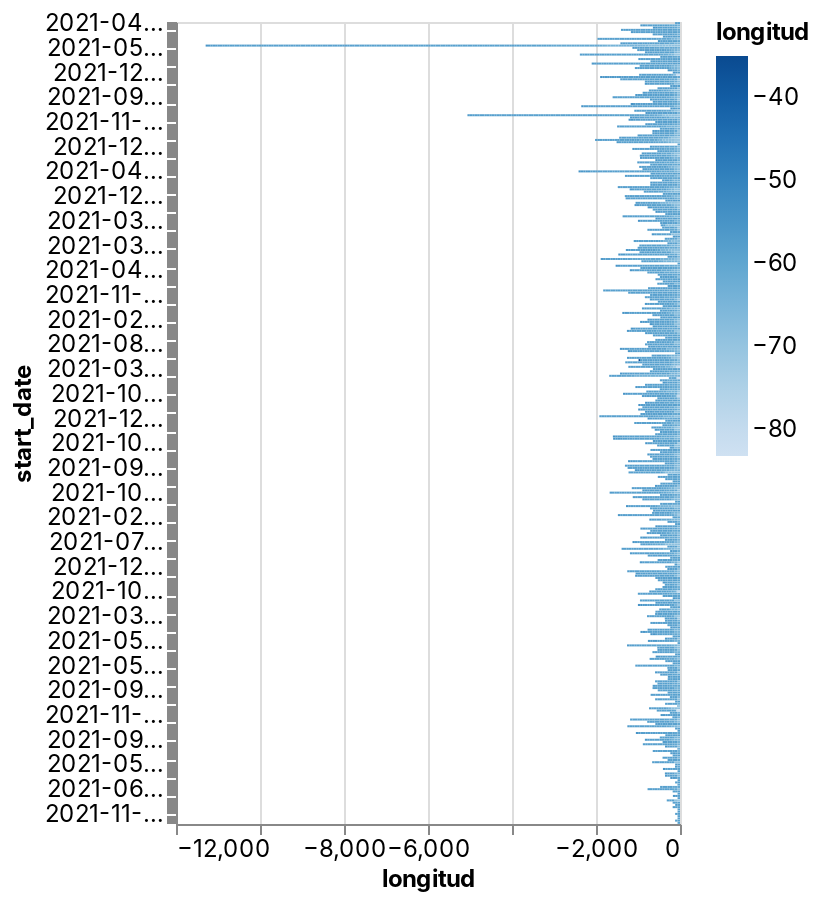

Notebook code for this chart:
### Code cell
_deepnote_run_altair(df, """{"$schema":"https://vega.github.io/schema/vega-lite/v4.json","mark":{"type":"bar","tooltip":true},"height":220,"autosize":{"type":"fit"},"data":{"name":"placeholder"},"encoding":{"x":{"field":"longitud","type":"quantitative","sort":null,"scale":{"type":"linear","zero":false}},"y":{"field":"start_date","type":"nominal","sort":null,"scale":{"type":"linear","zero":true}},"color":{"field":"longitud","type":"quantitative","sort":null,"scale":{"type":"linear","zero":false}}}}""")

### Figure 1 — Vega-Lite specification as saved in the notebook (floating-point values rounded to 4 significant figures; data arrays with more than 128 entries replaced by an {"elided": "..."} marker saying what was removed)
{"config": {"view": {"continuousWidth": 400, "continuousHeight": 300}, "area": {"fill": "#51C0E9"}, "axis": {"labelFont": "Inter, sans-serif", "labelFontSize": 12, "labelFontWeight": "normal", "labelLimit": 60, "labelOverlap": "greedy", "titleFont": "Inter, sans-serif", "titleFontSize": 12, "titleFontWeight": "bold"}, "background": "#ffffff", "legend": {"labelFont": "Inter, sans-serif", "labelFontSize": 12, "titleFont": "Inter, sans-serif", "titleFontSize": 12, "titleFontWeight": "bold"}, "line": {"stroke": "#51C0E9", "strokeWidth": 2}, "rect": {"fill": "#51C0E9"}, "title": {"anchor": "start", "color": "#000000", "font": "Inter, sans-serif", "fontSize": 22, "fontWeight": "normal"}}, "data": {"name": "data-1947ea3dca160f901c4846e0ed7d93bf"}, "mark": {"type": "bar", "tooltip": true}, "autosize": {"type": "fit"}, "encoding": {"color": {"field": "longitud", "scale": {"type": "linear", "zero": false}, "sort": null, "type": "quantitative"}, "x": {"field": "longitud", "scale": {"type": "linear", "zero": false}, "sort": null, "type": "quantitative"}, "y": {"field": "start_date", "scale": {"type": "linear", "zero": true}, "sort": null, "type": "nominal"}}, "height": 440, "width": "container", "$schema": "https://vega.github.io/schema/vega-lite/v4.json", "datasets": {"data-1947ea3dca160f901c4846e0ed7d93bf": {"elided": "5000 records"}}}
